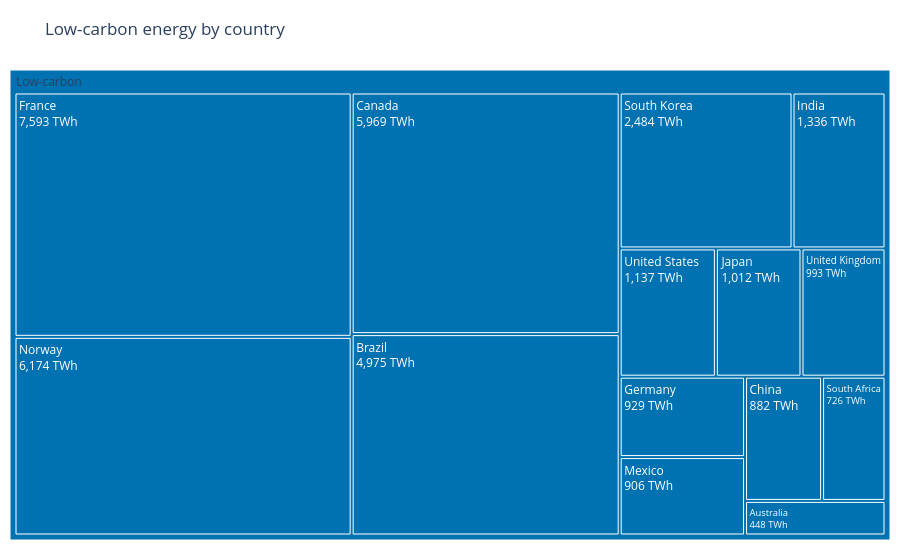
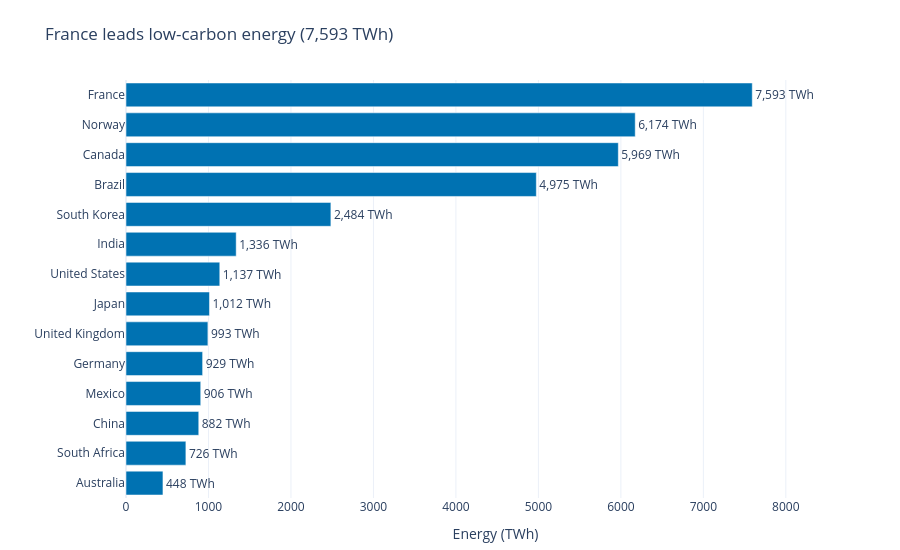

Source (notebook cell) for these figures, in order:
### Markdown cell above
## Task 2 — Treemap vs bar: low-carbon energy by country

**What to build:** Build **both** a treemap and a horizontal bar chart showing total low-carbon TWh (Nuclear + Hydro) per country. Then answer the question in a markdown cell below.

**Requirements:**
- Filter to `Source_Type == 'Low-carbon'` and aggregate TWh by country
- Treemap: single-level `path=['All', 'Country']` with a dummy root node labelled `'Low-carbon'`
- Bar chart: sorted by TWh, horizontal orientation, CVD-safe colour
- Both charts show TWh values, not percentages
- Insight title on the bar chart naming the leading country

### Code cell
# Task 2 — charts
df_low_carbon = (
    df.loc[df['Source_Type'].eq('Low-carbon')]
    .groupby('Country', as_index=False)['TWh']
    .sum()
    .sort_values('TWh', ascending=False)
)
df_low_carbon['All'] = 'Low-carbon'
leading_country = df_low_carbon.iloc[0]

fig_low_carbon_treemap = px.treemap(
    df_low_carbon,
    path=['All', 'Country'],
    values='TWh',
    color='All',
    color_discrete_map={'Low-carbon': '#0072B2'},
    labels={'TWh': 'Energy (TWh)'},
    title='Low-carbon energy by country',
)
fig_low_carbon_treemap.update_traces(
    texttemplate='%{label}<br>%{value:,.0f} TWh',
    hovertemplate='<b>%{label}</b><br>%{value:,.0f} TWh<extra></extra>',
)
fig_low_carbon_treemap.update_layout(
    template='plotly_white',
    height=550,
    margin=dict(t=70, l=10, r=10, b=10),
)

fig_low_carbon_bar = px.bar(
    df_low_carbon,
    x='TWh',
    y='Country',
    orientation='h',
    text='TWh',
    color_discrete_sequence=['#0072B2'],
    labels={'TWh': 'Energy (TWh)', 'Country': ''},
    title=(f"{leading_country['Country']} leads low-carbon energy "
           f"({leading_country['TWh']:,.0f} TWh)"),
)
fig_low_carbon_bar.update_traces(
    texttemplate='%{x:,.0f} TWh',
    textposition='outside',
)
fig_low_carbon_bar.update_yaxes(
    categoryorder='array',
    categoryarray=df_low_carbon.sort_values('TWh')['Country'].tolist(),
)
fig_low_carbon_bar.update_xaxes(
    title='Energy (TWh)',
    range=[0, df_low_carbon['TWh'].max() * 1.18],
)
fig_low_carbon_bar.update_layout(
    template='plotly_white',
    height=550,
    margin=dict(t=80, l=10, r=35, b=10),
)

fig_low_carbon_treemap.show()
fig_low_carbon_bar.show()

### Figure 1 — Plotly figure (JSON) as saved in the notebook; plotly's stock layout.template omitted (floating-point values rounded to 4 significant figures)
{"data": [{"branchvalues": "total", "customdata": [["Low-carbon"], ["Low-carbon"], ["Low-carbon"], ["Low-carbon"], ["Low-carbon"], ["Low-carbon"], ["Low-carbon"], ["Low-carbon"], ["Low-carbon"], ["Low-carbon"], ["Low-carbon"], ["Low-carbon"], ["Low-carbon"], ["Low-carbon"], ["Low-carbon"]], "domain": {"x": [0, 1], "y": [0, 1]}, "hovertemplate": "<b>%{label}</b><br>%{value:,.0f} TWh<extra></extra>", "ids": ["Low-carbon/France", "Low-carbon/Norway", "Low-carbon/Canada", "Low-carbon/Brazil", "Low-carbon/South Korea", "Low-carbon/India", "Low-carbon/United States", "Low-carbon/Japan", "Low-carbon/United Kingdom", "Low-carbon/Germany", "Low-carbon/Mexico", "Low-carbon/China", "Low-carbon/South Africa", "Low-carbon/Australia", "Low-carbon"], "labels": ["France", "Norway", "Canada", "Brazil", "South Korea", "India", "United States", "Japan", "United Kingdom", "Germany", "Mexico", "China", "South Africa", "Australia", "Low-carbon"], "marker": {"colors": ["#0072B2", "#0072B2", "#0072B2", "#0072B2", "#0072B2", "#0072B2", "#0072B2", "#0072B2", "#0072B2", "#0072B2", "#0072B2", "#0072B2", "#0072B2", "#0072B2", "#0072B2"]}, "name": "", "parents": ["Low-carbon", "Low-carbon", "Low-carbon", "Low-carbon", "Low-carbon", "Low-carbon", "Low-carbon", "Low-carbon", "Low-carbon", "Low-carbon", "Low-carbon", "Low-carbon", "Low-carbon", "Low-carbon", ""], "texttemplate": "%{label}<br>%{value:,.0f} TWh", "type": "treemap", "values": [7593.0, 6174.0, 5969.0, 4975.0, 2484.0, 1336.0, 1137.0, 1012.0, 993.0, 929.0, 906.0, 882.0, 726.0, 448.0, 35560.0]}], "layout": {"height": 550, "legend": {"tracegroupgap": 0}, "margin": {"b": 10, "l": 10, "r": 10, "t": 70}, "title": {"text": "Low-carbon energy by country"}}}

### Figure 2 — Plotly figure (JSON) as saved in the notebook; plotly's stock layout.template omitted (floating-point values rounded to 4 significant figures)
{"data": [{"hovertemplate": "Energy (TWh)=%{text}<br>=%{y}<extra></extra>", "legendgroup": "", "marker": {"color": "#0072B2", "pattern": {"shape": ""}}, "name": "", "orientation": "h", "showlegend": false, "text": [7593.0, 6174.0, 5969.0, 4975.0, 2484.0, 1336.0, 1137.0, 1012.0, 993.0, 929.0, 906.0, 882.0, 726.0, 448.0], "textposition": "outside", "texttemplate": "%{x:,.0f} TWh", "type": "bar", "x": [7593.0, 6174.0, 5969.0, 4975.0, 2484.0, 1336.0, 1137.0, 1012.0, 993.0, 929.0, 906.0, 882.0, 726.0, 448.0], "xaxis": "x", "y": ["France", "Norway", "Canada", "Brazil", "South Korea", "India", "United States", "Japan", "United Kingdom", "Germany", "Mexico", "China", "South Africa", "Australia"], "yaxis": "y"}], "layout": {"barmode": "relative", "height": 550, "legend": {"tracegroupgap": 0}, "margin": {"b": 10, "l": 10, "r": 35, "t": 80}, "title": {"text": "France leads low-carbon energy (7,593 TWh)"}, "xaxis": {"anchor": "y", "domain": [0, 1], "range": [0, 8960.0], "title": {"text": "Energy (TWh)"}}, "yaxis": {"anchor": "x", "categoryarray": ["Australia", "South Africa", "China", "Mexico", "Germany", "United Kingdom", "Japan", "United States", "India", "South Korea", "Brazil", "Canada", "Norway", "France"], "categoryorder": "array", "domain": [0, 1], "title": {"text": ""}}}}
